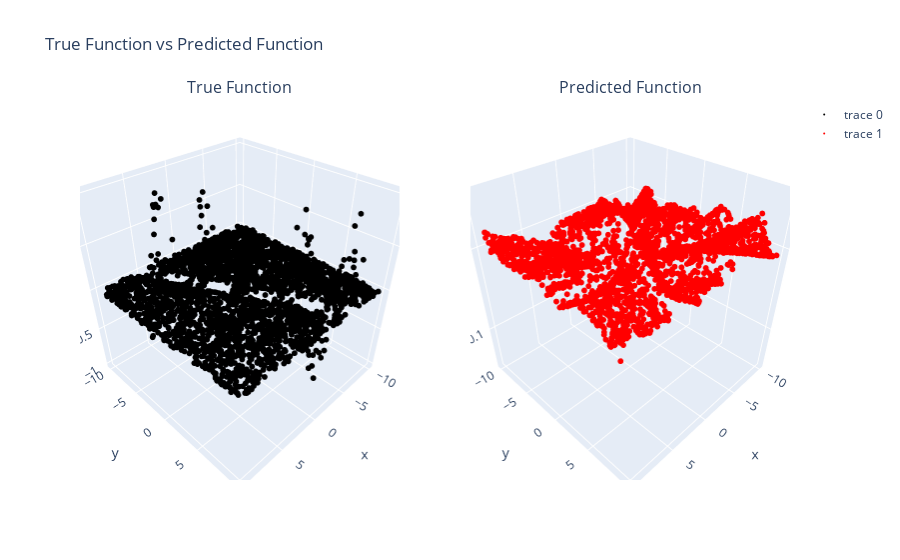

Notebook code for this chart:
### Markdown cell above
## График истинной и предсказанной функции

### Code cell
fig = make_subplots(rows=1, cols=2, specs=[[{'type': 'surface'}, {'type': 'surface'}]],
                    subplot_titles=['True Function', 'Predicted Function'])

# Добавление точек данных на график истинной функции
true_scatter = go.Scatter3d(x=X_test[:, 0], y=X_test[:, 1], z=y_test[:, 0], mode='markers', marker=dict(size=2, color='black'))
fig.add_trace(true_scatter, row=1, col=1)

# Добавление точек данных на график предсказанной функции
pred_scatter = go.Scatter3d(x=X_test[:, 0], y=X_test[:, 1], z=test_outputs[:, 0], mode='markers', marker=dict(size=2, color='red'))
fig.add_trace(pred_scatter, row=1, col=2)

# Настройки визуализации
fig.update_layout(title='True Function vs Predicted Function',
                  scene=dict(xaxis_title='x', yaxis_title='y', zaxis_title='z'),
                  scene2=dict(xaxis_title='x', yaxis_title='y', zaxis_title='z'))
fig.show()

### Figure 1 — Plotly figure (JSON) as saved in the notebook; plotly's stock layout.template omitted (floating-point values rounded to 4 significant figures; data arrays with more than 128 entries replaced by an {"elided": "..."} marker saying what was removed)
{"data": [{"marker": {"color": "black", "size": 2}, "mode": "markers", "scene": "scene", "type": "scatter3d", "x": {"elided": "3000 float values"}, "y": {"elided": "3000 float values"}, "z": {"elided": "3000 float values"}}, {"marker": {"color": "red", "size": 2}, "mode": "markers", "scene": "scene2", "type": "scatter3d", "x": {"elided": "3000 float values"}, "y": {"elided": "3000 float values"}, "z": {"elided": "3000 float values"}}], "layout": {"annotations": [{"font": {"size": 16}, "showarrow": false, "text": "True Function", "x": 0.225, "xanchor": "center", "xref": "paper", "y": 1, "yanchor": "bottom", "yref": "paper"}, {"font": {"size": 16}, "showarrow": false, "text": "Predicted Function", "x": 0.775, "xanchor": "center", "xref": "paper", "y": 1, "yanchor": "bottom", "yref": "paper"}], "scene": {"domain": {"x": [0, 0.45], "y": [0, 1]}, "xaxis": {"title": {"text": "x"}}, "yaxis": {"title": {"text": "y"}}, "zaxis": {"title": {"text": "z"}}}, "scene2": {"domain": {"x": [0.55, 1], "y": [0, 1]}, "xaxis": {"title": {"text": "x"}}, "yaxis": {"title": {"text": "y"}}, "zaxis": {"title": {"text": "z"}}}, "title": {"text": "True Function vs Predicted Function"}}}
